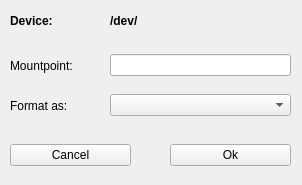
<?xml version="1.0" encoding="UTF-8"?>
<ui version="4.0">
 <class>partitionEditBox</class>
 <widget class="QDialog" name="partitionEditBox">
  <property name="geometry">
   <rect>
    <x>0</x>
    <y>0</y>
    <width>302</width>
    <height>185</height>
   </rect>
  </property>
  <property name="windowTitle">
   <string>Edit Partition</string>
  </property>
  <property name="windowIcon">
   <iconset resource="qt_resources.qrc">
    <normaloff>:/general/lucidsystems_icon_blue_16x16.png</normaloff>:/general/lucidsystems_icon_blue_16x16.png</iconset>
  </property>
  <widget class="QDialogButtonBox" name="buttonBox">
   <property name="geometry">
    <rect>
     <x>10</x>
     <y>440</y>
     <width>621</width>
     <height>32</height>
    </rect>
   </property>
   <property name="orientation">
    <enum>Qt::Horizontal</enum>
   </property>
   <property name="standardButtons">
    <set>QDialogButtonBox::Cancel|QDialogButtonBox::Ok</set>
   </property>
  </widget>
  <widget class="QWidget" name="verticalLayoutWidget">
   <property name="geometry">
    <rect>
     <x>10</x>
     <y>10</y>
     <width>61</width>
     <height>21</height>
    </rect>
   </property>
   <layout class="QVBoxLayout" name="verticalLayout">
    <item>
     <widget class="QLabel" name="deviceLabel">
      <property name="font">
       <font>
        <weight>75</weight>
        <bold>true</bold>
       </font>
      </property>
      <property name="text">
       <string>Device: </string>
      </property>
     </widget>
    </item>
   </layout>
  </widget>
  <widget class="QWidget" name="verticalLayoutWidget_2">
   <property name="geometry">
    <rect>
     <x>110</x>
     <y>50</y>
     <width>181</width>
     <height>31</height>
    </rect>
   </property>
   <layout class="QVBoxLayout" name="verticalLayout_2">
    <item>
     <widget class="QLineEdit" name="mountpointLineEdit"/>
    </item>
   </layout>
  </widget>
  <widget class="QWidget" name="verticalLayoutWidget_3">
   <property name="geometry">
    <rect>
     <x>110</x>
     <y>90</y>
     <width>181</width>
     <height>31</height>
    </rect>
   </property>
   <layout class="QVBoxLayout" name="verticalLayout_3">
    <item>
     <widget class="QComboBox" name="filesystemComboBox"/>
    </item>
   </layout>
  </widget>
  <widget class="QWidget" name="horizontalLayoutWidget">
   <property name="geometry">
    <rect>
     <x>110</x>
     <y>10</y>
     <width>181</width>
     <height>21</height>
    </rect>
   </property>
   <layout class="QHBoxLayout" name="horizontalLayout">
    <item>
     <widget class="QLabel" name="partitionLabel">
      <property name="font">
       <font>
        <weight>75</weight>
        <bold>true</bold>
       </font>
      </property>
      <property name="text">
       <string>/dev/</string>
      </property>
     </widget>
    </item>
   </layout>
  </widget>
  <widget class="QWidget" name="horizontalLayoutWidget_2">
   <property name="geometry">
    <rect>
     <x>10</x>
     <y>50</y>
     <width>91</width>
     <height>31</height>
    </rect>
   </property>
   <layout class="QHBoxLayout" name="horizontalLayout_2">
    <item>
     <widget class="QLabel" name="mountpointLabel">
      <property name="text">
       <string>Mountpoint:</string>
      </property>
     </widget>
    </item>
   </layout>
  </widget>
  <widget class="QWidget" name="horizontalLayoutWidget_3">
   <property name="geometry">
    <rect>
     <x>10</x>
     <y>90</y>
     <width>91</width>
     <height>31</height>
    </rect>
   </property>
   <layout class="QHBoxLayout" name="horizontalLayout_3">
    <item>
     <widget class="QLabel" name="filesystemLabel">
      <property name="text">
       <string>Format as:</string>
      </property>
     </widget>
    </item>
   </layout>
  </widget>
  <widget class="QWidget" name="horizontalLayoutWidget_4">
   <property name="geometry">
    <rect>
     <x>10</x>
     <y>140</y>
     <width>121</width>
     <height>31</height>
    </rect>
   </property>
   <layout class="QHBoxLayout" name="horizontalLayout_4">
    <item>
     <widget class="QPushButton" name="cancelPushButton">
      <property name="text">
       <string>Cancel</string>
      </property>
     </widget>
    </item>
   </layout>
  </widget>
  <widget class="QWidget" name="horizontalLayoutWidget_5">
   <property name="geometry">
    <rect>
     <x>170</x>
     <y>140</y>
     <width>121</width>
     <height>31</height>
    </rect>
   </property>
   <layout class="QHBoxLayout" name="horizontalLayout_5">
    <item>
     <widget class="QPushButton" name="okPushButton">
      <property name="text">
       <string>Ok</string>
      </property>
     </widget>
    </item>
   </layout>
  </widget>
 </widget>
 <resources>
  <include location="qt_resources.qrc"/>
 </resources>
 <connections>
  <connection>
   <sender>buttonBox</sender>
   <signal>accepted()</signal>
   <receiver>partitionEditBox</receiver>
   <slot>accept()</slot>
   <hints>
    <hint type="sourcelabel">
     <x>248</x>
     <y>254</y>
    </hint>
    <hint type="destinationlabel">
     <x>157</x>
     <y>274</y>
    </hint>
   </hints>
  </connection>
  <connection>
   <sender>buttonBox</sender>
   <signal>rejected()</signal>
   <receiver>partitionEditBox</receiver>
   <slot>reject()</slot>
   <hints>
    <hint type="sourcelabel">
     <x>316</x>
     <y>260</y>
    </hint>
    <hint type="destinationlabel">
     <x>286</x>
     <y>274</y>
    </hint>
   </hints>
  </connection>
 </connections>
</ui>
